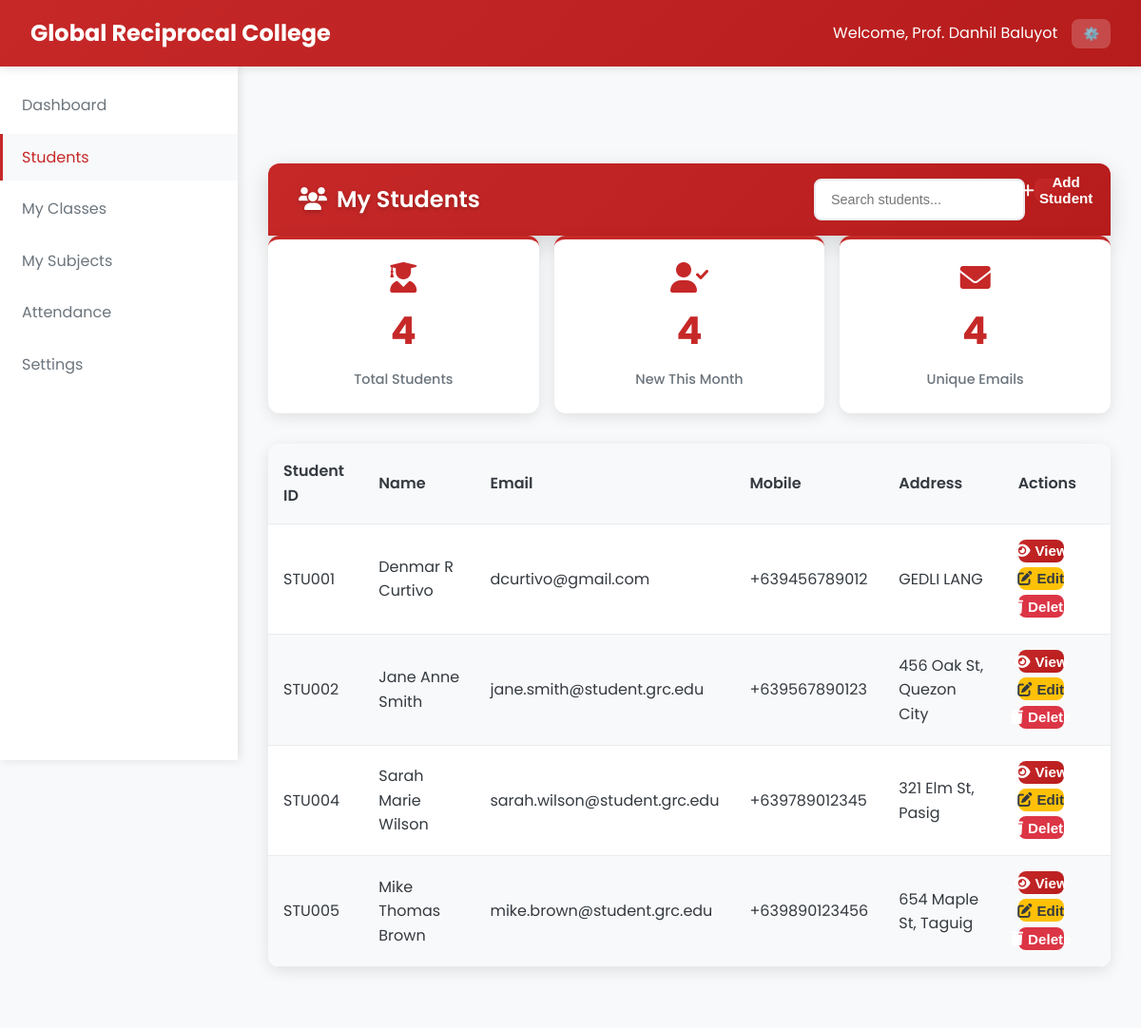
Page /Professor/manage_students.php (signed in) on the committed database.
### tables this page shows
CREATE TABLE `students` (
  `student_id` varchar(20) NOT NULL,
  `first_name` varchar(50) NOT NULL,
  `last_name` varchar(50) NOT NULL,
  `middle_name` varchar(50) DEFAULT NULL,
  `email` varchar(100) NOT NULL,
  `password` varchar(255) NOT NULL,
  `mobile` varchar(15) NOT NULL,
  `address` text NOT NULL,
  `created_at` datetime NOT NULL,
  `updated_at` datetime NOT NULL
);

### Professor/manage_students.php (the view, shortened to what this page needs)
<?php
require_once '../php/db.php';
$professor_id = $_SESSION['user_id'];
$query = "SELECT DISTINCT s.*
          FROM students s
          JOIN student_classes sc ON s.student_id = sc.student_id
          JOIN classes c ON sc.class_id = c.class_id
          WHERE c.professor_id = ?";
$stmt = $pdo->prepare($query);
$stmt->execute([$professor_id]);
$students = $stmt->fetchAll();
?>
<!DOCTYPE html>
<html lang="en">
<head>
    <link rel="stylesheet" href="../css/styles_fixed.css">
    <link rel="stylesheet" href="https://cdnjs.cloudflare.com/ajax/libs/font-awesome/6.0.0/css/all.min.css">
</head>
<body>
    <nav class="navbar">
        <div class="navbar-brand">
            <span class="navbar-title">Global Reciprocal College</span>
        </div>
        <div class="navbar-user">
            <span>Welcome, Prof. <?php echo $_SESSION['name']; ?></span>
            <div class="user-dropdown">
                <button class="dropdown-toggle">⚙️</button>
            </div>
        </div>
    </nav>
    <aside class="sidebar">
        <ul class="sidebar-menu">
            <li class="sidebar-item">
                <a href="professor_dashboard.php" class="sidebar-link">Dashboard</a>
            </li>
            <li class="sidebar-item">
                <a href="manage_students.php" class="sidebar-link active">Students</a>
            </li>
            <li class="sidebar-item">
                    <a href="professor_manage_schedule.php" class="sidebar-link">My Classes</a>
            </li>
            <li class="sidebar-item">
                    <a href="manage_subjects.php" class="sidebar-link">My Subjects</a>
            </li>
            <li class="sidebar-item">
                    <a href="professor_manage_schedule.php" class="sidebar-link">Attendance</a>
            </li>
            <li class="sidebar-item">
                <a href="settings.php" class="sidebar-link">Settings</a>
            </li>
        </ul>
    </aside>
    <main class="main-content">
        <div class="table-header-enhanced">
            <h2 class="table-title-enhanced"><i class="fas fa-users" style="margin-right: 10px;"></i>My Students</h2>
            <div class="btn-group">
                <input type="search" id="searchInput" class="search-input" placeholder="Search students..." aria-label="Search students" onkeyup="filterStudents()" />
                <button class="btn btn-primary btn-icon" type="button" onclick="openModal('addStudentModal')" aria-haspopup="dialog">
                    <i class="fas fa-plus"></i> Add Student
                </button>
            </div>
        </div>
        <div class="stats-grid">
            <div class="stats-card fade-in">
                <i class="fas fa-user-graduate" style="font-size: 2rem; color: var(--primary); margin-bottom: 0.5rem;"></i>
                <div class="stats-number"><?php echo count($students); ?></div>
                <div class="stats-label">Total Students</div>
            </div>
            <div class="stats-card fade-in">
                <i class="fas fa-user-check" style="font-size: 2rem; color: var(--primary); margin-bottom: 0.5rem;"></i>
                <div class="stats-number"><?php echo count(array_filter($students, function($s) { return strtotime($s['created_at']) > strtotime('-30 days'); })); ?></div>
                <div class="stats-label">New This Month</div>
            </div>
            <div class="stats-card fade-in">
                <i class="fas fa-envelope" style="font-size: 2rem; color: var(--primary); margin-bottom: 0.5rem;"></i>
                <div class="stats-number"><?php echo count(array_unique(array_column($students, 'email'))); ?></div>
                <div class="stats-label">Unique Emails</div>
            </div>
        </div>
        <div class="table-container">
            <table class="table">
                <thead>
                    <tr>
                        <th>Student ID</th>
                        <th>Name</th>
                        <th>Email</th>
                        <th>Mobile</th>
                        <th>Address</th>
                        <th>Actions</th>
                    </tr>
                </thead>
                <tbody>
                    <?php foreach ($students as $student): ?>
                    <tr>
                        <td><?php echo $student['student_id']; ?></td>
                        <td><?php echo $student['first_name'] . ' ' . ($student['middle_name'] ? $student['middle_name'] . ' ' : '') . $student['last_name']; ?></td>
                        <td><?php echo $student['email']; ?></td>
                        <td><?php echo $student['mobile']; ?></td>
                        <td><?php echo $student['address']; ?></td>
                        <td>
                            <div class="action-buttons">
                                <button class="btn btn-sm btn-primary btn-icon" onclick="viewStudentDetails('<?php echo $student['student_id']; ?>)">
                                    <i class="fas fa-eye"></i> View
                                </button>
                                <button class="btn btn-sm btn-warning btn-icon" onclick="editStudent(<?php echo htmlspecialchars(json_encode($student)); ?>)">
                                    <i class="fas fa-edit"></i> Edit
                                </button>
                                <form action="" method="POST" style="display:inline;">
                                    <button type="submit" class="btn btn-sm btn-danger btn-icon" onclick="return confirm('Are you sure you want to delete this student?')">
                                        <i class="fas fa-trash"></i> Delete
                                    </button>
                                </form>
                            </div>
                        </td>
                    </tr>
                    <?php endforeach; ?>
                </tbody>
            </table>
        </div>
    </main>
</body>
</html>

### css/styles_fixed.css (style rules this page uses)
:root { --primary: #C62828; --primary-dark: #B71C1C; --primary-light: #EF5350; --secondary: #2E7D32; --accent: #1565C0; --light: #f8f9fa; --dark: #343a40; --gray: #6c757d; --light-gray: #e9ecef; --success: #28a745; --warning: #ffc107; --danger: #dc3545; --info: #17a2b8; }
* { margin: 0; padding: 0; box-sizing: border-box; }
body { font-family: 'Poppins', sans-serif; background-color: var(--light); color: var(--dark); line-height: 1.6; }
.navbar { background: linear-gradient(135deg, var(--primary) 0%, var(--primary-dark) 100%); color: white; padding: 1rem 2rem; display: flex; justify-content: space-between; align-items: center; box-shadow: 0 2px 10px rgba(0, 0, 0, 0.1); position: sticky; top: 0; z-index: 1000; }
.navbar-brand { font-size: 1.5rem; font-weight: 700; display: flex; align-items: center; gap: 10px; }
.navbar-user { display: flex; align-items: center; gap: 15px; }
.user-dropdown { position: relative; }
.dropdown-toggle { background: rgba(255, 255, 255, 0.2); border: none; color: white; padding: 8px 12px; border-radius: 8px; cursor: pointer; transition: background-color 0.3s ease; }
.sidebar { width: 250px; background: white; height: calc(100vh - 70px); position: fixed; left: 0; top: 70px; box-shadow: 2px 0 10px rgba(0, 0, 0, 0.1); overflow-y: auto; transition: transform 0.3s ease; z-index: 999; transform: translateX(0); }
.sidebar-menu { list-style: none; padding: 1rem 0; }
.sidebar-item { margin-bottom: 5px; }
.sidebar-link { display: flex; align-items: center; padding: 12px 20px; color: var(--gray); text-decoration: none; transition: all 0.3s ease; border-left: 3px solid transparent; }
.sidebar-link.active { background: var(--light); color: var(--primary); border-left-color: var(--primary); }
.main-content { margin-left: 250px; margin-top: 70px; padding: 2rem; min-height: calc(100vh - 70px); background: var(--light); transition: margin-left 0.3s ease, padding 0.3s ease; }
.btn-icon { font-size: 1.2rem; font-weight: bold; background: rgba(255, 255, 255, 0.2); border-radius: 50%; width: 24px; height: 24px; display: flex; align-items: center; justify-content: center; }
.table-container { background: white; border-radius: 12px; box-shadow: 0 4px 15px rgba(0, 0, 0, 0.1); overflow: hidden; margin-bottom: 2rem; }
.table { width: 100%; border-collapse: collapse; }
.table th, .table td { padding: 1rem; text-align: left; border-bottom: 1px solid var(--light-gray); }
.table th { background: var(--light); font-weight: 600; color: var(--dark); }
.btn { padding: 10px 20px; border: none; border-radius: 8px; cursor: pointer; font-weight: 500; transition: all 0.3s ease; text-decoration: none; display: inline-block; }
.btn-primary { background: var(--primary); color: white; }
.btn-danger { background: var(--danger); color: white; }
.btn-warning { background: var(--warning); color: var(--dark); }
.btn-sm { padding: 6px 12px; font-size: 0.875rem; }
.search-input { flex: 1; padding: 10px 15px; border: 2px solid var(--light-gray); border-radius: 8px; font-size: 0.9rem; }
.stats-grid { display: grid; grid-template-columns: repeat(auto-fill, minmax(350px, 1fr)); gap: 2rem; margin-bottom: 2rem; }
.table-header-enhanced { background: linear-gradient(135deg, var(--primary) 0%, var(--primary-dark) 100%); padding: 2rem; border-radius: 16px; margin-bottom: 2rem; box-shadow: 0 8px 25px rgba(0, 0, 0, 0.15); display: flex; justify-content: space-between; align-items: center; }
.table-title-enhanced { color: white; font-size: 1.5rem; font-weight: 700; margin: 0; text-shadow: 0 2px 4px rgba(0, 0, 0, 0.2); }
.btn { padding: 0.75rem 1.5rem; border: none; border-radius: 8px; cursor: pointer; font-size: 0.95rem; font-weight: 600; display: inline-flex; align-items: center; gap: 0.5rem; transition: all 0.2s ease; text-decoration: none; }
.btn-primary { background: linear-gradient(135deg, var(--primary) 0%, var(--primary-dark) 100%); color: white; }

### rows in the picture
students: student_id "STU001", first_name "Denmar", middle_name "R", last_name "Curtivo", email "dcurtivo@gmail.com", mobile "+639456789012", address "GEDLI LANG"
students: student_id "STU002", first_name "Jane", middle_name "Anne", last_name "Smith", email "jane.smith@student.grc.edu", mobile "+639567890123", address "456 Oak St, Quezon City"
students: student_id "STU004", first_name "Sarah", middle_name "Marie", last_name "Wilson", email "sarah.wilson@student.grc.edu", mobile "+639789012345", address "321 Elm St, Pasig"
students: student_id "STU005", first_name "Mike", middle_name "Thomas", last_name "Brown", email "mike.brown@student.grc.edu", mobile "+639890123456", address "654 Maple St, Taguig"

### other values in the picture
$_SESSION['name'] "Danhil Baluyot"
count($students) "4"
count(array_unique(array_column($students, 'email'))) "4"
